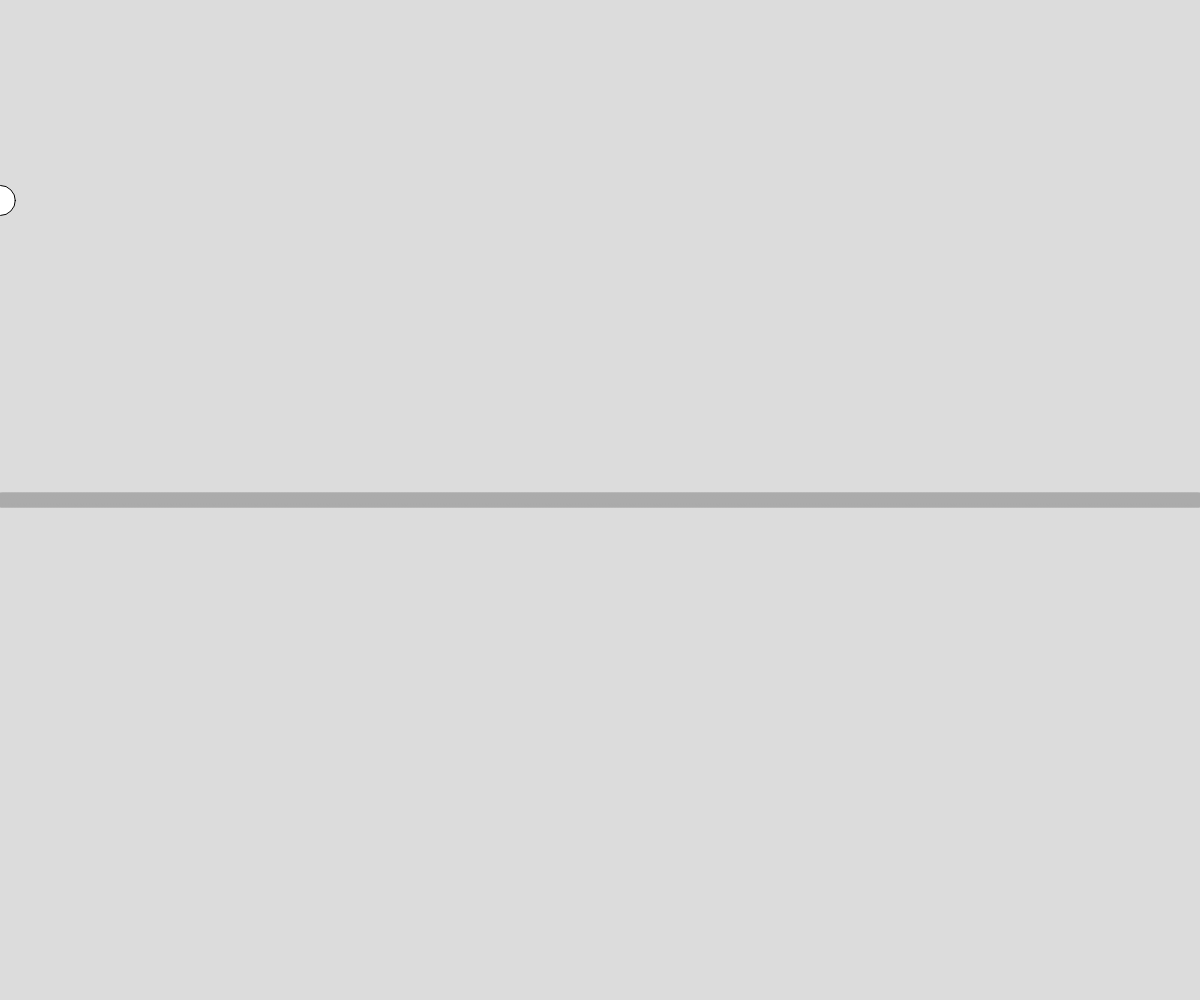
Frame 1 (no input)
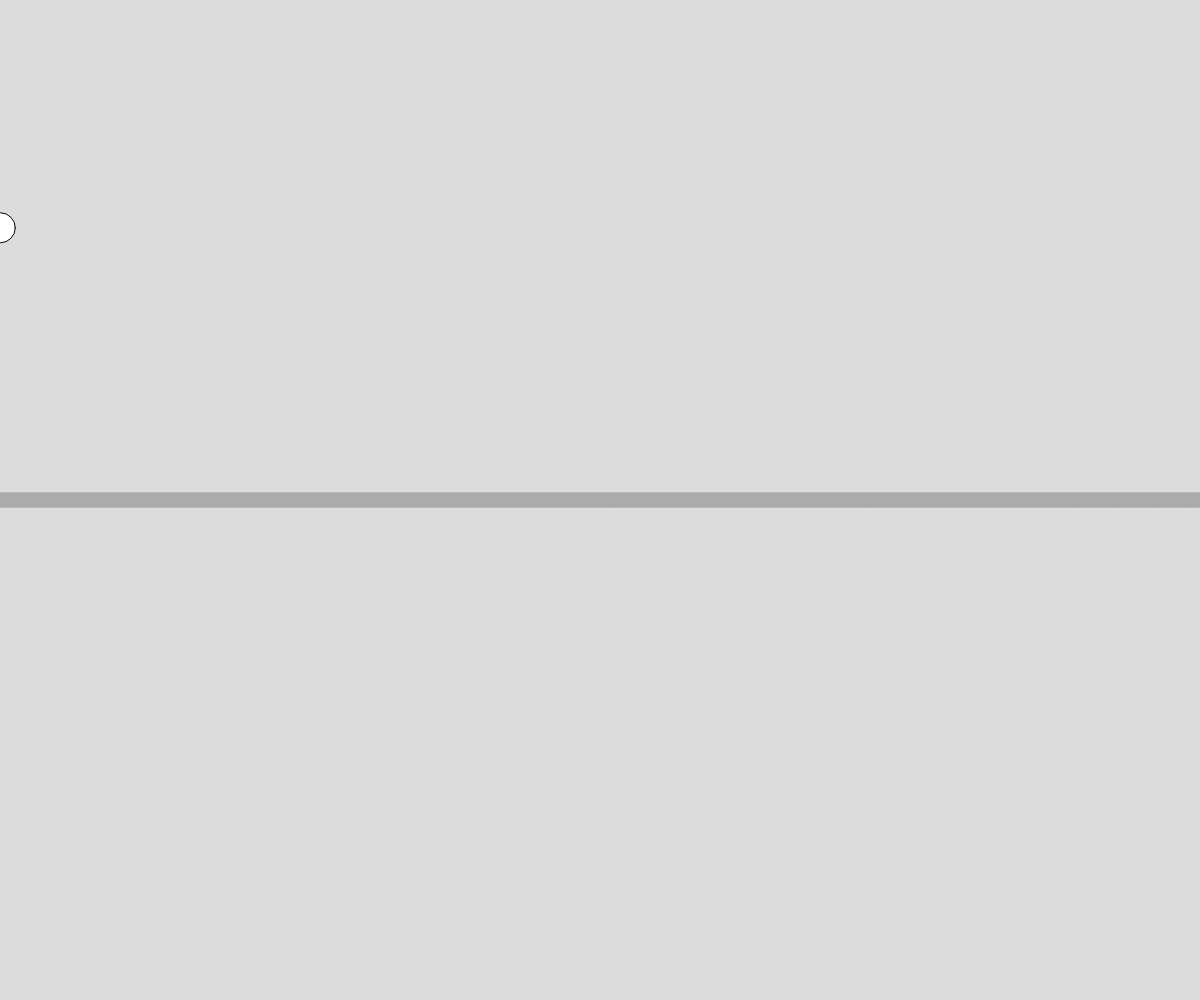
Frame 60 (no input)
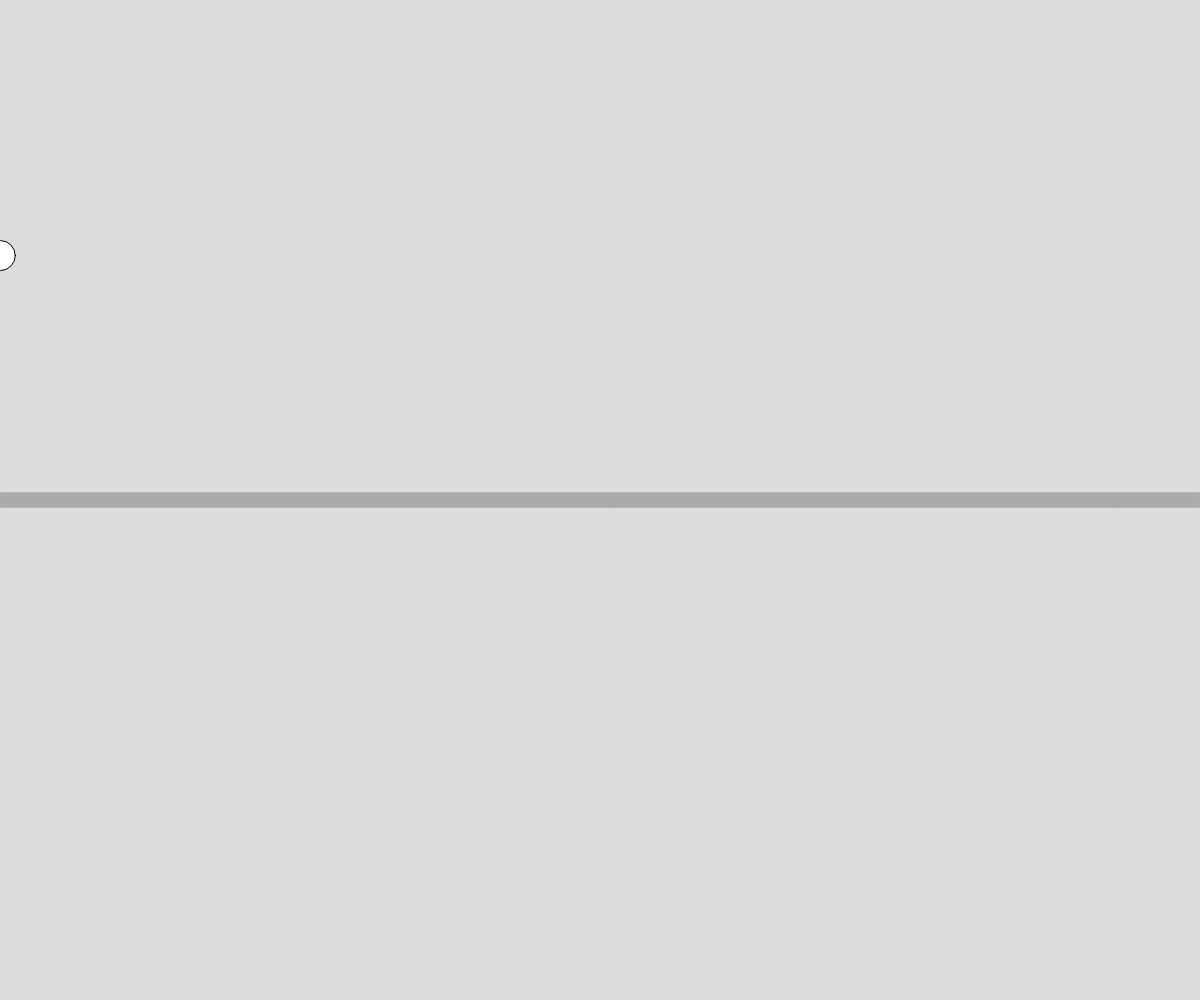
Frame 120 (the mouse pressed at the canvas centre since frame 60)

The p5.js sketch that drew these frames (run headless with seeded random() and noise() and a simulated clock; from frame 60 on, the mouse is pressed at the canvas centre):

// p5.js sketch
// ── sketch.js
// Noisy numbers
// Omar shams
// March 7 2024
//

let segmentlength = 3;
let ballY = 200; let ballspeed;
let balltime = 10;

function setup() {
  createCanvas(windowWidth, windowHeight);
}

function segmentline(){
  strokeWeight(15)
  let greytime = 0
  let x = 0
  while (x < width){
    let greyValue = random(0,255);

    greyValue = noise(greytime);
    greyValue = map(greyValue,0,1,0,255);
    greytime = .01;
    stroke(greyValue)
    line(x,height/2, x + segmentlength, height/2);
    x += segmentlength;
  }
}
function moveball(){
  strokeWeight(1);stroke(0);
  Yspeed = noise(balltime);
  ballY += Yspeed;
  circle(Yspeed * 0.7, ballY,30)
}
function draw() {
  background(220);
  segmentline();
  moveball();
}
